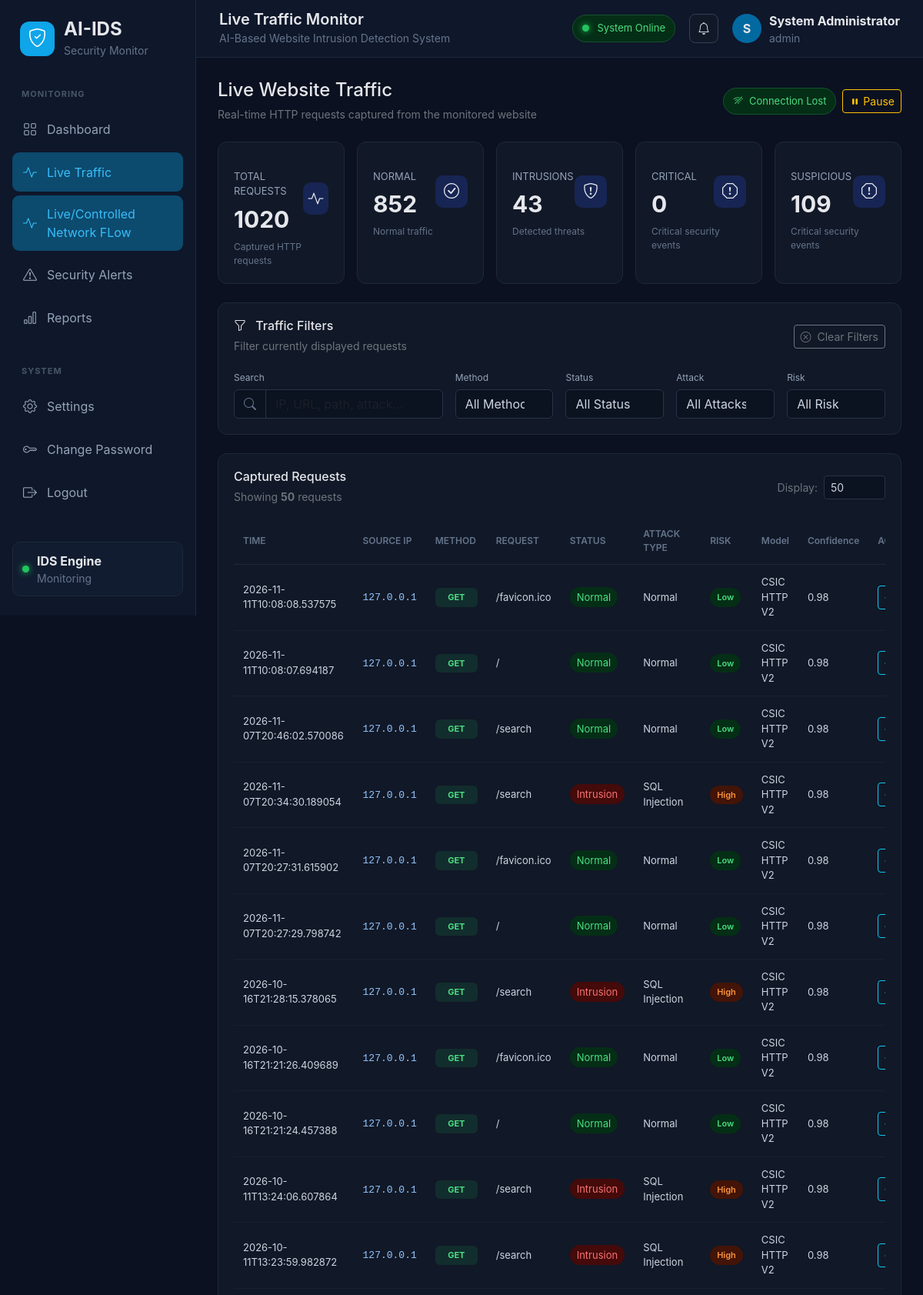
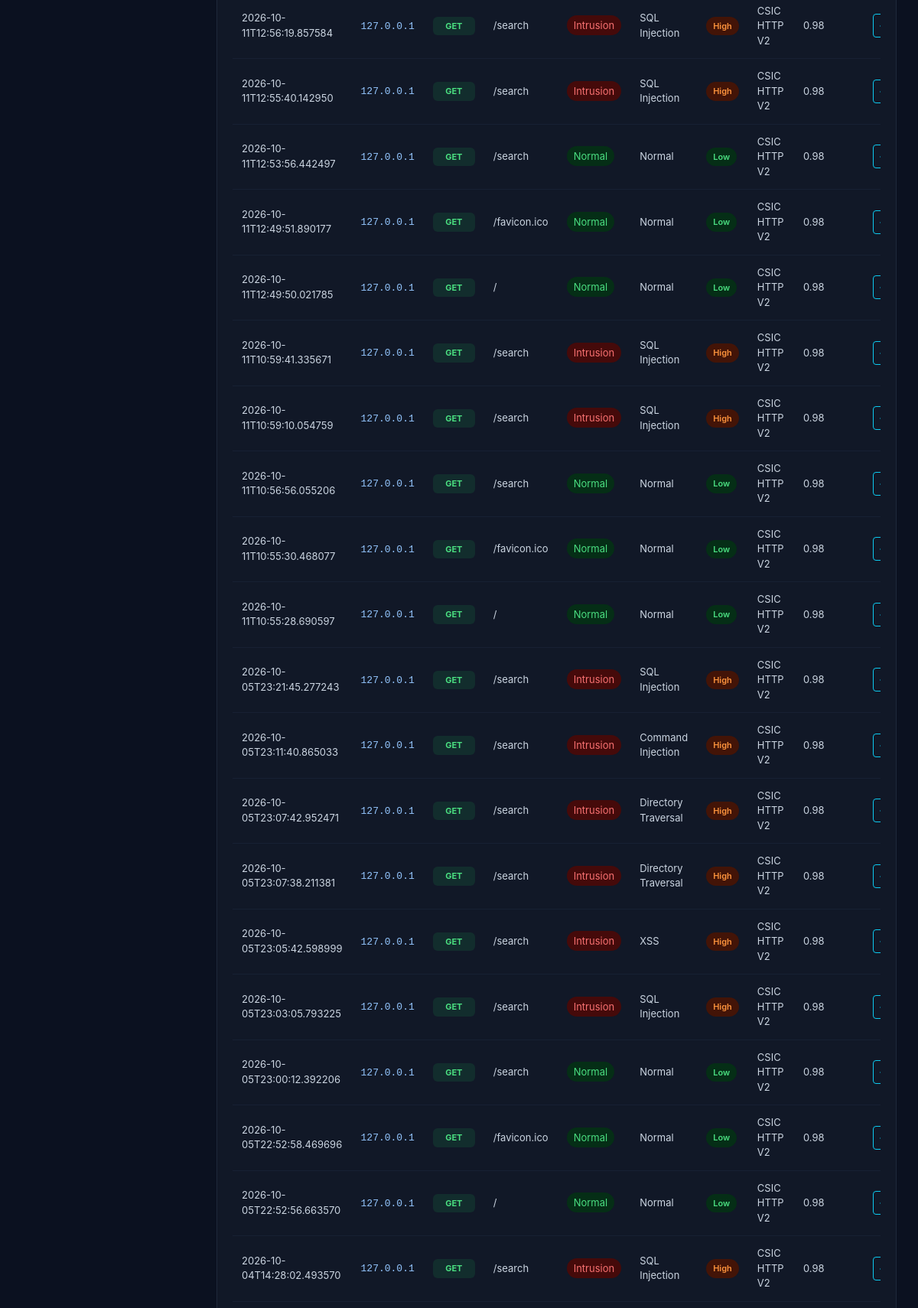
Page /traffic (signed in, upper part) on the committed database (2 pictures, top to bottom).
### tables this page shows
CREATE TABLE "traffic_logs" (
	"id"	INTEGER,
	"source_ip"	TEXT,
	"method"	TEXT,
	"url"	TEXT,
	"path"	TEXT,
	"query_string"	TEXT,
	"user_agent"	TEXT,
	"content_length"	INTEGER,
	"status"	TEXT DEFAULT 'Pending',
	"attack_type"	TEXT DEFAULT 'Unknown',
	"risk_level"	TEXT DEFAULT 'Low',
	"created_at"	DATETIME,
	"confidence"	REAL DEFAULT 0,
	"model_name"	TEXT DEFAULT '', status_code INTEGER DEFAULT 0,
	PRIMARY KEY("id" AUTOINCREMENT)
);

### app.py (the view)
@app.route("/traffic")
@login_required
def traffic():
    logs = get_latest_traffic(100)
    statistics = get_traffic_statistics()
    return render_template(
        "traffic.html",
        logs=logs,
        statistics=statistics
    )

### templates/traffic.html (shortened to what this page needs)
{% extends "base.html" %}
{% block page_title %}Live Traffic Monitor{% endblock %}
{% block content %}
<div class="d-flex justify-content-between align-items-center mb-4">
    <div>
        <h4 class="mb-1">Live Website Traffic</h4>
        <small class="text-secondary">
            Real-time HTTP requests captured from the monitored website
        </small>
    </div>
    <div class="d-flex gap-2 align-items-center">
        <div id="connectionStatus" class="monitoring-badge">
        </div>
        <button id="pauseButton"
                class="btn btn-outline-warning btn-sm">
            <i class="bi bi-pause-fill"></i>
            Pause
        </button>
    </div>
</div>
<div class="row row-cols-1 row-cols-md-2 row-cols-xl-5 g-3 mb-4">
    <div class="col">
        <div class="security-card">
            <div class="stat-header">
                <div>
                    <div class="stat-label">TOTAL REQUESTS</div>
                    <div class="stat-value"
                         id="totalTraffic">
                        {{ statistics.total }}
                    </div>
                </div>
                <div class="stat-icon">
                    <i class="bi bi-activity"></i>
                </div>
            </div>
            <div class="stat-footer">
                Captured HTTP requests
            </div>
        </div>
    </div>
    <div class="col">
        <div class="security-card">
            <div class="stat-header">
                <div>
                    <div class="stat-label">NORMAL</div>
                    <div class="stat-value"
                         id="normalTraffic">
                        {{ statistics.normal }}
                    </div>
                </div>
                <div class="stat-icon">
                    <i class="bi bi-check-circle"></i>
                </div>
            </div>
            <div class="stat-footer">
                Normal traffic
            </div>
        </div>
    </div>
    <div class="col">
        <div class="security-card">
            <div class="stat-header">
                <div>
                    <div class="stat-label">INTRUSIONS</div>
                    <div class="stat-value"
                         id="intrusionTraffic">
                        {{ statistics.intrusion }}
                    </div>
                </div>
                <div class="stat-icon">
                    <i class="bi bi-shield-exclamation"></i>
                </div>
            </div>
            <div class="stat-footer">
                Detected threats
            </div>
        </div>
    </div>
    <div class="col">
        <div class="security-card">
            <div class="stat-header">
                <div>
                    <div class="stat-label">CRITICAL</div>
                    <div class="stat-value"
                         id="criticalTraffic">
                        {{ statistics.critical }}
                    </div>
                </div>
                <div class="stat-icon">
                    <i class="bi bi-exclamation-octagon"></i>
                </div>
            </div>
            <div class="stat-footer">
                Critical security events
            </div>
        </div>
    </div>
    <div class="col">
        <div class="security-card">
            <div class="stat-header">
                <div>
                    <div class="stat-label">SUSPICIOUS</div>
                    <div class="stat-value"
                         id="suspiciousTraffic">
                        {{ statistics.suspicious }}
                    </div>
                </div>
                <div class="stat-icon">
                    <i class="bi bi-exclamation-octagon"></i>
                </div>
            </div>
            <div class="stat-footer">
                Critical security events
            </div>
        </div>
    </div>
</div>
<div class="security-card mb-4">
    <div class="d-flex justify-content-between align-items-center mb-3">
        <div>
            <h6 class="mb-1">
                <i class="bi bi-funnel me-2"></i>
                Traffic Filters
            </h6>
            <small class="text-secondary">
                Filter currently displayed requests
            </small>
        </div>
        <button id="clearFilters"
                class="btn btn-sm btn-outline-secondary">
            <i class="bi bi-x-circle me-1"></i>
            Clear Filters
        </button>
    </div>
    <div class="row g-3">
        <div class="col-xl-4 col-md-6">
            <label class="filter-label">Search</label>
            <div class="input-group">
                <span class="input-group-text filter-icon">
                    <i class="bi bi-search"></i>
                </span>
                <input type="text"
                       id="searchInput"
                       class="form-control filter-control"
                       placeholder="IP, URL, path, attack...">
            </div>
        </div>
        <div class="col-xl-2 col-md-3">
            <label class="filter-label">Method</label>
            <select id="methodFilter"
                    class="form-select filter-control">
                <option value="">All Methods</option>
            </select>
        </div>
        <div class="col-xl-2 col-md-3">
            <label class="filter-label">Status</label>
            <select id="statusFilter"
                    class="form-select filter-control">
                <option value="">All Status</option>
            </select>
        </div>
        <div class="col-xl-2 col-md-3">
            <label class="filter-label">Attack</label>
            <select id="attackFilter"
                    class="form-select filter-control">
                <option value="">All Attacks</option>
            </select>
        </div>
        <div class="col-xl-2 col-md-3">
            <label class="filter-label">Risk</label>
            <select id="riskFilter"
                    class="form-select filter-control">
                <option value="">All Risk</option>
            </select>
        </div>
    </div>
</div>
<div class="security-card">
    <div class="d-flex justify-content-between align-items-center mb-3">
        <div>
            <h6 class="mb-1">
                Captured Requests
            </h6>
            <small class="text-secondary">
                Showing
                <strong id="visibleCount">0</strong>
                requests
            </small>
        </div>
        <div class="d-flex align-items-center gap-2">
            <small class="text-secondary">
                Display:
            </small>
            <select id="rowLimit"
                    class="form-select form-select-sm row-limit">
                <option value="50" selected>50</option>
            </select>
        </div>
    </div>
    <div class="table-responsive">
        <table class="security-table">
            <thead>
            <tr>
                <th>TIME</th>
                <th>SOURCE IP</th>
                <th>METHOD</th>
                <th>REQUEST</th>
                <th>STATUS</th>
                <th>ATTACK TYPE</th>
                <th>RISK</th>
                <th>Model</th>
                <th>Confidence</th>
                <th>ACTION</th>
            </tr>
            </thead>
            <tbody id="trafficTableBody">
            {% for log in logs %}
            <tr class="traffic-row"
                data-id="{{ log.id }}"
                data-ip="{{ log.source_ip }}"
                data-method="{{ log.method }}"
                data-path="{{ log.path }}"
                data-url="{{ log.url }}"
                data-query="{{ log.query_string }}"
                data-user-agent="{{ log.user_agent }}"
                data-content-length="{{ log.content_length }}"
                data-status="{{ log.status }}"
                data-attack="{{ log.attack_type }}"
                data-risk="{{ log.risk_level }}"
                data-model="{{ log.model_name }}"
                 data-confidence="{{ log.confidence }}"
                data-created="{{ log.created_at }}">
                <td class="traffic-time">
                    {{ log.created_at }}
                </td>
                <td>
                    <span class="ip-address">
                        {{ log.source_ip }}
                    </span>
                </td>
                <td>
                    <span class="method-badge method-{{ log.method|lower }}">
                        {{ log.method }}
                    </span>
                </td>
                <td>
                    <div class="request-path"
                         title="{{ log.path }}">
                        {{ log.path }}
                    </div>
                </td>
                <td>
                    {% if log.status == "Normal" %}
                    <span class="badge-normal">
                        Normal
                    </span>
                    {% elif log.status == "Intrusion" %}
                    <span class="badge-danger">
                        Intrusion
                    </span>
                    {% else %}
                    <span class="badge-warning">
                        {{ log.status }}
                    </span>
                    {% endif %}
                </td>
                <td>
                    {{ log.attack_type }}
                </td>
                <td>
                    <span class="risk-badge risk-{{ log.risk_level|lower }}">
                        {{ log.risk_level }}
                    </span>
                </td>
                <td>{{log.model_name}}</td>
<td>{{log.confidence}}</td>
                <td>
                    <button type="button"
                            class="btn btn-sm btn-outline-info view-request">
                    </button>
                </td>
            </tr>
            {% endfor %}
            </tbody>
        </table>
    </div>
</div>
{% endblock %}

### templates/base.html (shortened to what this page needs)
<!DOCTYPE html>
<html lang="en">
<head>
    <link rel="stylesheet"
          href="https://cdn.jsdelivr.net/npm/bootstrap@5.3.8/dist/css/bootstrap.min.css">
    <link rel="stylesheet"
          href="https://cdn.jsdelivr.net/npm/bootstrap-icons@1.13.1/font/bootstrap-icons.min.css">
    <link rel="stylesheet"
          href="{{ url_for('static', filename='css/style.css') }}">
</head>
<body>
<div class="sidebar">
    <div class="brand">
        <div class="brand-icon">
            <i class="bi bi-shield-check"></i>
        </div>
        <div>
            <h4>AI-IDS</h4>
            <small>Security Monitor</small>
        </div>
    </div>
    <div class="menu-title">MONITORING</div>
    <a href="{{ url_for('dashboard') }}"
       class="nav-item {% if request.endpoint == 'dashboard' %}active{% endif %}">
        <i class="bi bi-grid"></i>
        <span>Dashboard</span>
    </a>
    <a href="{{ url_for('traffic') }}"
       class="nav-item {% if request.endpoint == 'traffic' %}active{% endif %}">
        <i class="bi bi-activity"></i>
        <span>Live Traffic</span>
    </a>
    <a href="{{ url_for('network_flows') }}"
       class="nav-item {% if request.endpoint == 'traffic' %}active{% endif %}">
        <i class="bi bi-activity"></i>
        <span>Live/Controlled Network FLow</span>
    </a>
    <a href="{{ url_for('alerts') }}"
       class="nav-item {% if request.endpoint == 'alerts' %}active{% endif %}">
        <i class="bi bi-exclamation-triangle"></i>
        <span>Security Alerts</span>
    </a>
    <a href="{{ url_for('reports') }}"
       class="nav-item {% if request.endpoint == 'reports' %}active{% endif %}">
        <i class="bi bi-bar-chart"></i>
        <span>Reports</span>
    </a>
    <div class="menu-title mt-4">SYSTEM</div>
    <a href="#" class="nav-item">
        <i class="bi bi-gear"></i>
        <span>Settings</span>
    </a>
    <a href="{{ url_for('change_password') }}"
   class="nav-item
   ">
    <i class="bi bi-key"></i>
    <span>Change Password</span>
</a>
     <a href="{{ url_for('logout') }}" class="nav-item">
      <i class="bi bi-box-arrow-right"></i>
       <span>Logout</span>
     </a>
    <div class="sidebar-footer">
        <div class="status-indicator">
            <span class="status-dot"></span>
            <div>
                <strong>IDS Engine</strong>
                <small>Monitoring</small>
            </div>
        </div>
    </div>
</div>
<div class="main-content">
    <header class="topbar">
        <div>
            <h5>{% block page_title %}Dashboard{% endblock %}</h5>
            <small>AI-Based Website Intrusion Detection System</small>
        </div>
        <div class="topbar-right">
            <div class="monitoring-badge">
                <span class="status-dot"></span>
                System Online
            </div>
            <button class="icon-button">
                <i class="bi bi-bell"></i>
            </button>
            <div class="admin-profile">
        <div class="avatar">
    {{ session.get("full_name", "A")[0]|upper }}
</div>
                <div>
                <strong>
    {{ session.get("full_name", "Administrator") }}
</strong>
<small>
    {{ session.get("username", "") }}
</small>
                </div>
            </div>
        </div>
    </header>
    <main class="page-content">
        {% block content %}{% endblock %}
    </main>
</div>
</body>
</html>

### rows in the picture
traffic_logs: created_at "2026-11-11T10:08:08.537575", source_ip "127.0.0.1", method "GET", path "/favicon.ico", status "Normal", attack_type "Normal", risk_level "Low", model_name "CSIC HTTP V2", confidence "0.98"
traffic_logs: created_at "2026-11-11T10:08:07.694187", source_ip "127.0.0.1", method "GET", path "/", status "Normal", attack_type "Normal", risk_level "Low", model_name "CSIC HTTP V2", confidence "0.98"
traffic_logs: created_at "2026-11-07T20:46:02.570086", source_ip "127.0.0.1", method "GET", path "/search", status "Normal", attack_type "Normal", risk_level "Low", model_name "CSIC HTTP V2", confidence "0.98"
traffic_logs: created_at "2026-11-07T20:34:30.189054", source_ip "127.0.0.1", method "GET", path "/search", status "Intrusion", attack_type "SQL Injection", risk_level "High", model_name "CSIC HTTP V2", confidence "0.98"
traffic_logs: created_at "2026-11-07T20:27:31.615902", source_ip "127.0.0.1", method "GET", path "/favicon.ico", status "Normal", attack_type "Normal", risk_level "Low", model_name "CSIC HTTP V2", confidence "0.98"
traffic_logs: created_at "2026-11-07T20:27:29.798742", source_ip "127.0.0.1", method "GET", path "/", status "Normal", attack_type "Normal", risk_level "Low", model_name "CSIC HTTP V2", confidence "0.98"
traffic_logs: created_at "2026-10-16T21:28:15.378065", source_ip "127.0.0.1", method "GET", path "/search", status "Intrusion", attack_type "SQL Injection", risk_level "High", model_name "CSIC HTTP V2", confidence "0.98"
traffic_logs: created_at "2026-10-16T21:21:26.409689", source_ip "127.0.0.1", method "GET", path "/favicon.ico", status "Normal", attack_type "Normal", risk_level "Low", model_name "CSIC HTTP V2", confidence "0.98"
traffic_logs: created_at "2026-10-16T21:21:24.457388", source_ip "127.0.0.1", method "GET", path "/", status "Normal", attack_type "Normal", risk_level "Low", model_name "CSIC HTTP V2", confidence "0.98"
traffic_logs: created_at "2026-10-11T13:24:06.607864", source_ip "127.0.0.1", method "GET", path "/search", status "Intrusion", attack_type "SQL Injection", risk_level "High", model_name "CSIC HTTP V2", confidence "0.98"
traffic_logs: created_at "2026-10-11T13:23:59.982872", source_ip "127.0.0.1", method "GET", path "/search", status "Intrusion", attack_type "SQL Injection", risk_level "High", model_name "CSIC HTTP V2", confidence "0.98"
traffic_logs: created_at "2026-10-11T12:56:19.857584", source_ip "127.0.0.1", method "GET", path "/search", status "Intrusion", attack_type "SQL Injection", risk_level "High", model_name "CSIC HTTP V2", confidence "0.98"
traffic_logs: created_at "2026-10-11T12:55:40.142950", source_ip "127.0.0.1", method "GET", path "/search", status "Intrusion", attack_type "SQL Injection", risk_level "High", model_name "CSIC HTTP V2", confidence "0.98"
traffic_logs: created_at "2026-10-11T12:53:56.442497", source_ip "127.0.0.1", method "GET", path "/search", status "Normal", attack_type "Normal", risk_level "Low", model_name "CSIC HTTP V2", confidence "0.98"
traffic_logs: created_at "2026-10-11T12:49:51.890177", source_ip "127.0.0.1", method "GET", path "/favicon.ico", status "Normal", attack_type "Normal", risk_level "Low", model_name "CSIC HTTP V2", confidence "0.98"
traffic_logs: created_at "2026-10-11T12:49:50.021785", source_ip "127.0.0.1", method "GET", path "/", status "Normal", attack_type "Normal", risk_level "Low", model_name "CSIC HTTP V2", confidence "0.98"
traffic_logs: created_at "2026-10-11T10:59:41.335671", source_ip "127.0.0.1", method "GET", path "/search", status "Intrusion", attack_type "SQL Injection", risk_level "High", model_name "CSIC HTTP V2", confidence "0.98"
traffic_logs: created_at "2026-10-11T10:59:10.054759", source_ip "127.0.0.1", method "GET", path "/search", status "Intrusion", attack_type "SQL Injection", risk_level "High", model_name "CSIC HTTP V2", confidence "0.98"
traffic_logs: created_at "2026-10-11T10:56:56.055206", source_ip "127.0.0.1", method "GET", path "/search", status "Normal", attack_type "Normal", risk_level "Low", model_name "CSIC HTTP V2", confidence "0.98"
traffic_logs: created_at "2026-10-11T10:55:30.468077", source_ip "127.0.0.1", method "GET", path "/favicon.ico", status "Normal", attack_type "Normal", risk_level "Low", model_name "CSIC HTTP V2", confidence "0.98"
traffic_logs: created_at "2026-10-11T10:55:28.690597", source_ip "127.0.0.1", method "GET", path "/", status "Normal", attack_type "Normal", risk_level "Low", model_name "CSIC HTTP V2", confidence "0.98"
traffic_logs: created_at "2026-10-05T23:21:45.277243", source_ip "127.0.0.1", method "GET", path "/search", status "Intrusion", attack_type "SQL Injection", risk_level "High", model_name "CSIC HTTP V2", confidence "0.98"
traffic_logs: created_at "2026-10-05T23:11:40.865033", source_ip "127.0.0.1", method "GET", path "/search", status "Intrusion", attack_type "Command Injection", risk_level "High", model_name "CSIC HTTP V2", confidence "0.98"
traffic_logs: created_at "2026-10-05T23:07:42.952471", source_ip "127.0.0.1", method "GET", path "/search", status "Intrusion", attack_type "Directory Traversal", risk_level "High", model_name "CSIC HTTP V2", confidence "0.98"
traffic_logs: created_at "2026-10-05T23:07:38.211381", source_ip "127.0.0.1", method "GET", path "/search", status "Intrusion", attack_type "Directory Traversal", risk_level "High", model_name "CSIC HTTP V2", confidence "0.98"
traffic_logs: created_at "2026-10-05T23:05:42.598999", source_ip "127.0.0.1", method "GET", path "/search", status "Intrusion", attack_type "XSS", risk_level "High", model_name "CSIC HTTP V2", confidence "0.98"
traffic_logs: created_at "2026-10-05T23:03:05.793225", source_ip "127.0.0.1", method "GET", path "/search", status "Intrusion", attack_type "SQL Injection", risk_level "High", model_name "CSIC HTTP V2", confidence "0.98"
traffic_logs: created_at "2026-10-05T23:00:12.392206", source_ip "127.0.0.1", method "GET", path "/search", status "Normal", attack_type "Normal", risk_level "Low", model_name "CSIC HTTP V2", confidence "0.98"
traffic_logs: created_at "2026-10-05T22:52:58.469696", source_ip "127.0.0.1", method "GET", path "/favicon.ico", status "Normal", attack_type "Normal", risk_level "Low", model_name "CSIC HTTP V2", confidence "0.98"
traffic_logs: created_at "2026-10-05T22:52:56.663570", source_ip "127.0.0.1", method "GET", path "/", status "Normal", attack_type "Normal", risk_level "Low", model_name "CSIC HTTP V2", confidence "0.98"
traffic_logs: created_at "2026-10-04T14:28:02.493570", source_ip "127.0.0.1", method "GET", path "/search", status "Intrusion", attack_type "SQL Injection", risk_level "High", model_name "CSIC HTTP V2", confidence "0.98"

### other values in the picture
{{ session.get("full_name", "A")[0]|upper }} "S"
{{ session.get("full_name", "Administrator") }} "System Administrator"
{{ session.get("username", "") }} "admin"
{{ statistics.total }} "1020"
{{ statistics.normal }} "852"
{{ statistics.intrusion }} "43"
{{ statistics.critical }} "0"
{{ statistics.suspicious }} "109"
